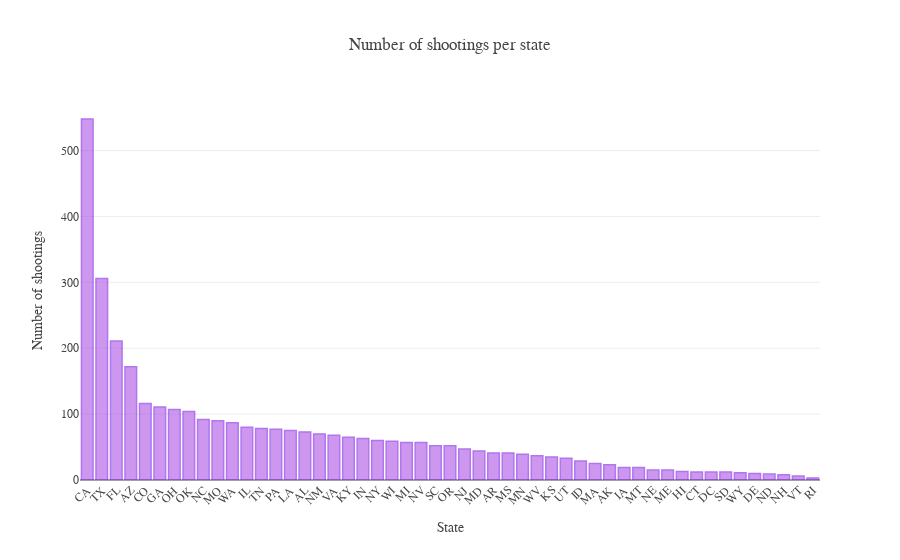

Write notebook code for a chart like this one.
### Markdown cell above
## Shootings by State
---
How many fatal shootings are there per state?

This bar plot shows the total number of shootings that occur by state. The state with the highest number of shootings is on the left side of the graph. California has the highest number of shootings by far, 548 shootings compared to 306 shootings in Texas.

### Code cell
# Plot # of shootings per state
x = []
y = []
for state in data['state'].value_counts().index:
    x.append(state)
    y.append(len(data.loc[data['state'] == state]))

trace_data = [go.Bar(x=x,
                     y=y,
                     textposition = 'auto',
                     marker=dict(
                         color='rgb(172,83,231)',
                         line=dict(
                             color='rgb(124,26,229)',
                             width=1.5),
                     ),
                     opacity=0.6
                    )]

layout = go.Layout(font = dict(family = "Overpass"),
                   title = "Number of shootings per state",
                   xaxis = dict(tickangle=-45,
                              title = "State"),
                   yaxis = dict(title = "Number of shootings")
)

fig = go.Figure(data=trace_data, layout=layout)
plotly.offline.iplot(fig, validate=False, show_link=False, image='png', filename='num-shootings-per-state')

### Figure 1 — Plotly figure (JSON) as saved in the notebook; plotly's stock layout.template omitted (floating-point values rounded to 4 significant figures)
{"data": [{"marker": {"color": "rgb(172,83,231)", "line": {"color": "rgb(124,26,229)", "width": 1.5}}, "opacity": 0.6, "textposition": "auto", "type": "bar", "uid": "331bac3a-8662-11e8-8a00-8c85909d7190", "x": ["CA", "TX", "FL", "AZ", "CO", "GA", "OH", "OK", "NC", "MO", "WA", "IL", "TN", "PA", "LA", "AL", "NM", "VA", "KY", "IN", "NY", "WI", "MI", "NV", "SC", "OR", "NJ", "MD", "AR", "MS", "MN", "WV", "KS", "UT", "ID", "MA", "AK", "IA", "MT", "NE", "ME", "HI", "CT", "DC", "SD", "WY", "DE", "ND", "NH", "VT", "RI"], "y": [548, 306, 211, 172, 116, 111, 107, 104, 92, 90, 87, 80, 78, 77, 75, 73, 70, 68, 65, 63, 60, 59, 57, 57, 52, 52, 47, 44, 41, 41, 39, 37, 35, 33, 29, 25, 23, 19, 19, 15, 15, 13, 12, 12, 12, 11, 10, 9, 8, 6, 3]}], "layout": {"font": {"family": "Overpass"}, "title": "Number of shootings per state", "xaxis": {"tickangle": -45, "title": "State"}, "yaxis": {"title": "Number of shootings"}}}
